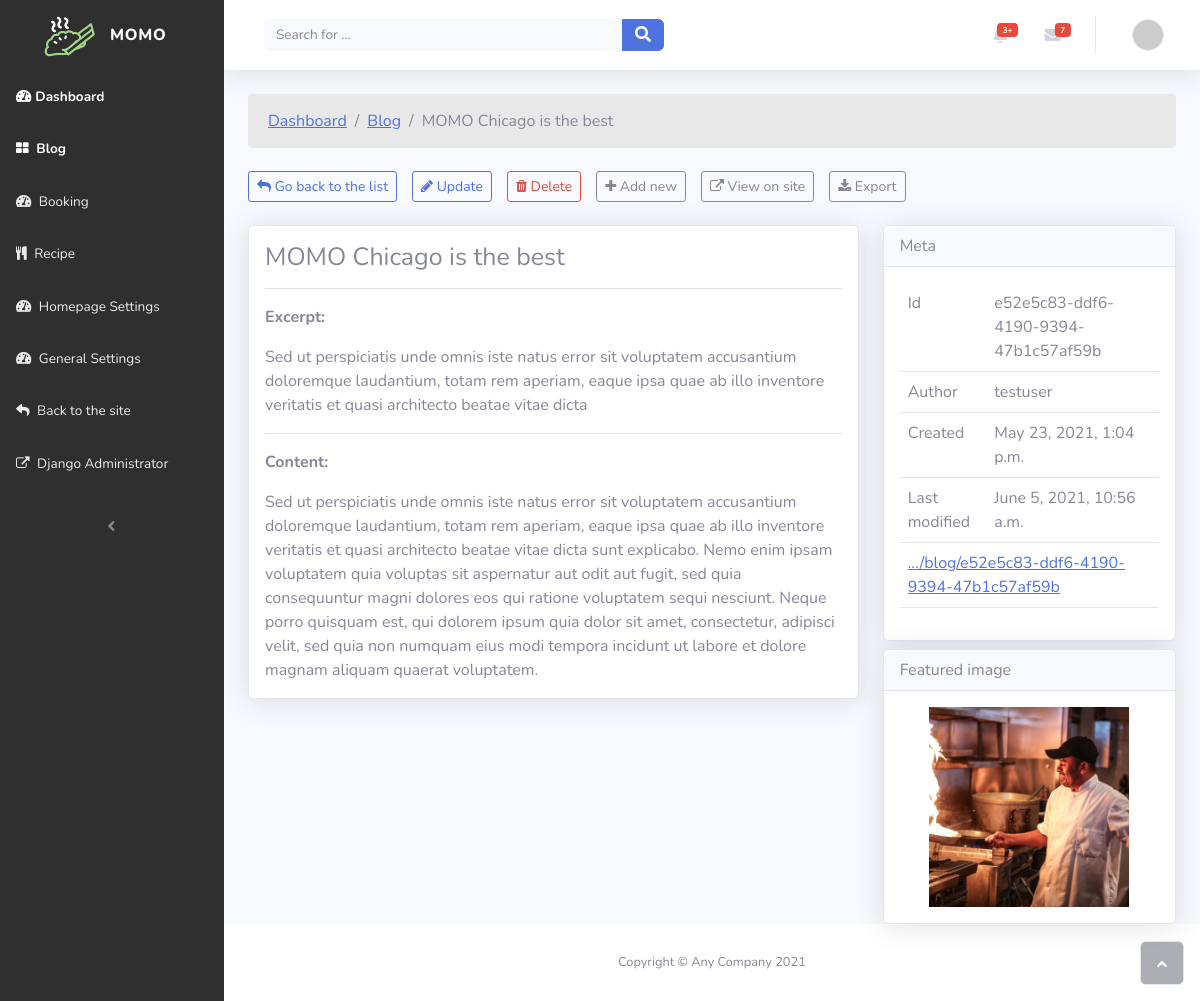
The page /dashboard/blog/e52e5c83-ddf6-4190-9394-47b1c57af59b/detail/ on the database as committed earlier.
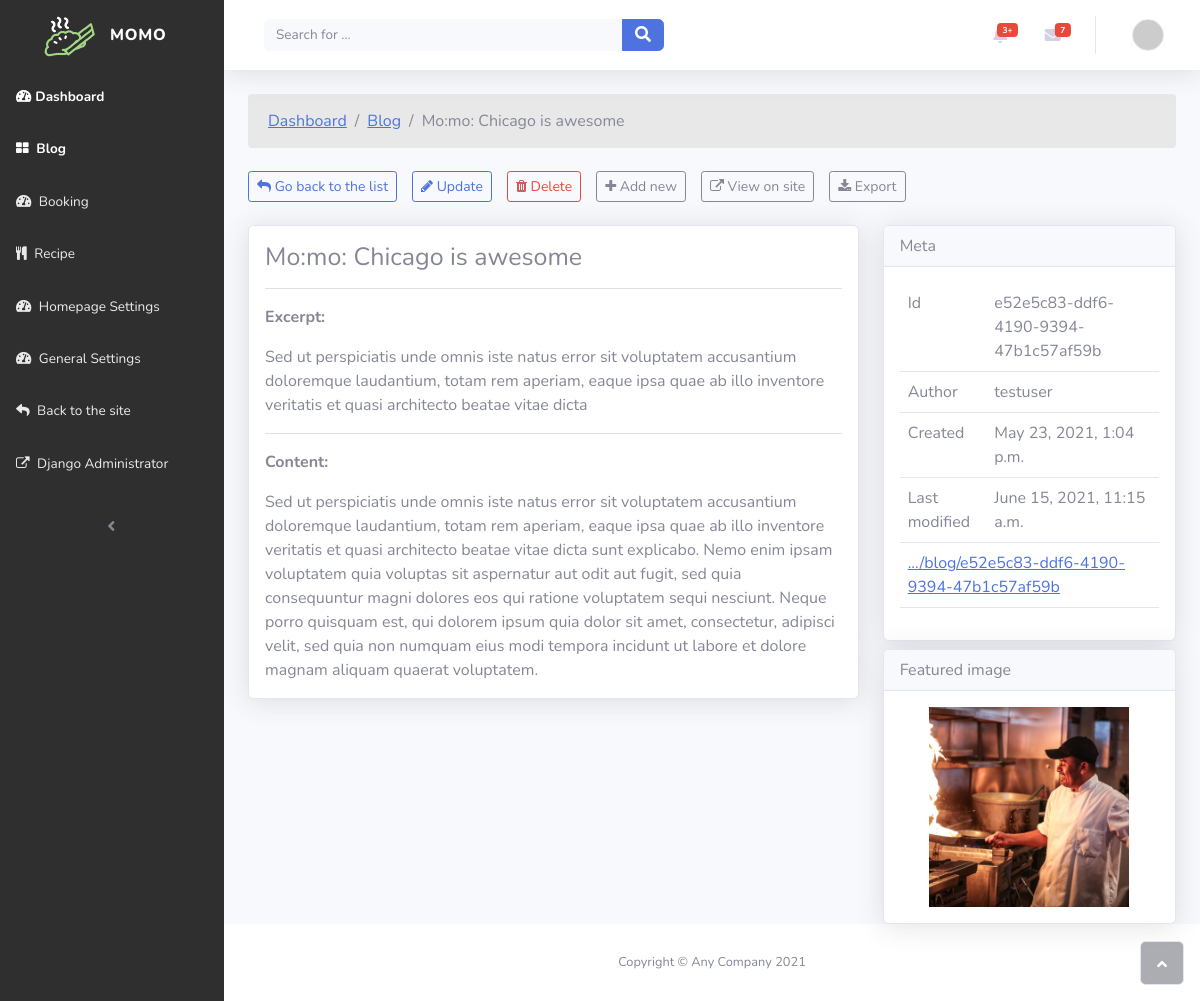
The same page on the database as committed later.
### blogs/models.py (models this page shows, shortened)
class Blog(Authorable, TimeStampedModel, BlogTitleAbstractModel):
    id = models.UUIDField(primary_key=True, default=uuid.uuid4, editable=False)
    excerpt = models.TextField(max_length=200, blank=True)
    content = models.TextField(blank=True)
    image = models.ImageField(upload_to='', default='default.png', blank=True)
    image_url = models.CharField(max_length=200, blank=True)

### blogs/views.py (the view)
# urls.py: path('blog/<uuid:pk>/detail/', DashboardBlogDetailView.as_view(), name='blog_detail'),
class DashboardBlogDetailView(generic.DetailView):
    model = Blog
    template_name = 'blogs/dashboard/detail.html'
    context_object_name = 'post'

### blogs/templates/blogs/dashboard/detail.html (shortened to what this page needs)
{% extends 'dashboard.html' %}
{% load static %}
{% block content %}
<nav aria-label="breadcrumb" class="breadcrumb-nav">
    <ol class="breadcrumb">
        <li class="breadcrumb-item"><a href="{% url 'dashboard:index' %}">Dashboard</a></li>
        <li class="breadcrumb-item"><a href="{% url 'dashboard:blog_list' %}">Blog</a></li>
        <li class="breadcrumb-item active" aria-current="page">
            {{ post.title }}
        </li>
    </ol>
</nav>
<nav class="navbar navbar-action">
    <a class="btn btn-sm btn-outline-primary"
       href="{% url 'dashboard:blog_list' %}">
        <i class="fa fa-reply"></i>{{' Go back to the list'}}
    </a>
    <a class="btn btn-sm btn-outline-primary"
       href="{% url 'dashboard:blog_update' post.id %}">
        <i class="fa fa-pencil"></i>{{' Update'}}
    </a>
    <a class="btn btn-sm btn-outline-danger"
       href="{% url 'dashboard:blog_delete' post.id %}">
        <i class="fa fa-trash"></i> Delete
    </a>
    <a class="btn btn-sm btn-outline-secondary"
       href="{% url 'dashboard:blog_create' %}">
        <i class="fa fa-plus"></i>{{' Add new'}}
    </a>
    <a class="btn btn-sm btn-outline-secondary"
       href="{% url 'website:blog_detail' post.id %}"
       target="_blank">
        <i class="fa fa-external-link"></i>{{' View on site'}}
    </a>
    <button class="btn btn-sm btn-outline-secondary" type="button">
        <i class="fa fa-download"></i>{{' Export'}}
    </button>
</nav>
<div class="row">
    <div class="col-8">
        <div class="card shadow">
            <div class="card-body">
                <div>
                    <h1>{{ post.title }}</h1>
                    <hr>
                    <p><b>Excerpt:</b></p>
                    <p class="excerpt">
                        {{ post.excerpt }}
                    </p>
                    <hr>
                    <p><b>Content:</b></p>
                    <div class="content">
                        {{ post.content }}
                    </div>
                </div>
            </div>
        </div>
    </div>
    <div class="col-4">
        <div class="card shadow">
            <div class="card-header">
                Meta
            </div>
            <div class="card-body">
                <table class="table">
                    <tr>
                        <td>Id</td>
                        <td>{{ post.id }}</td>
                    </tr>
                    <tr>
                        <td>Author</td>
                        <td>{{ post.author }}</td>
                    </tr>
                    <tr>
                        <td>Created</td>
                        <td>{{ post.created }}</td>
                    </tr>
                    <tr>
                        <td>Last modified</td>
                        <td>{{ post.modified }}</td>
                    </tr>
                    <tr>
                        <td colspan="2">
                            <a href="{% url 'website:blog_detail' post.id %}"
                               target="_blank">
                                .../blog/{{ post.id }}
                            </a>
                        </td>
                    </tr>
                </table>
            </div>
        </div>
        <div class="card shadow mt-2">
            <div class="card-header">
                Featured image
            </div>
            <div class="card-body text-center">
                <img class="featured-image"
                     src="{% static 'images/' %}{{ post.image_url }}" alt="">
            </div>
        </div>
    </div>
</div>
{% endblock %}

Rows that differ between the two databases and show on the page:
changed Blog "e52e5c83-ddf6-4190-9394-47b1c57af59b": title "MOMO Chicago is the best" → "Mo:mo: Chicago is awesome"; modified "June 5, 2021, 10:56 a.m." → "June 15, 2021, 11:15 a.m."
